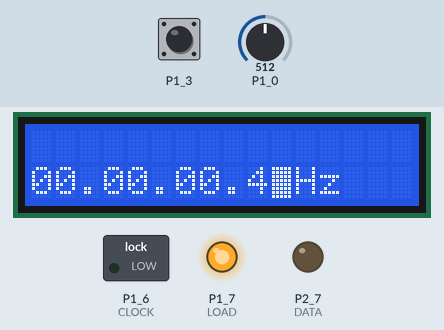
Simulated run of this sketch. Board: TI MSP430 LaunchPad. On the bench: 16×2 character LCD, switched loads named in the sketch (green lamp = pin HIGH), output pins drawn as LEDs (lit = HIGH). The inputs (shaded band) are chosen by the test bench; at power-on: P1_3 HIGH, P1_0 = 512. Pins used as bus, display or sensor lines are not drawn; what the sketch prints to the serial monitor is not drawn.

Above: at 1.6 s.
1.7 s: P1_3 pulled LOW for 0.15 s
At 3.0 s:
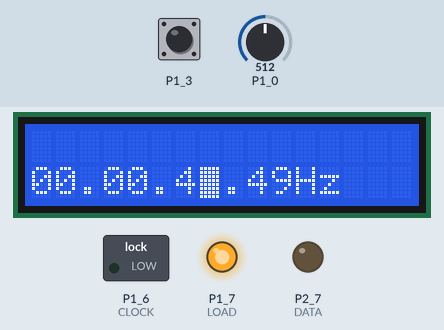
4.8 s: P1_0 set to 716
At 5.5 s:
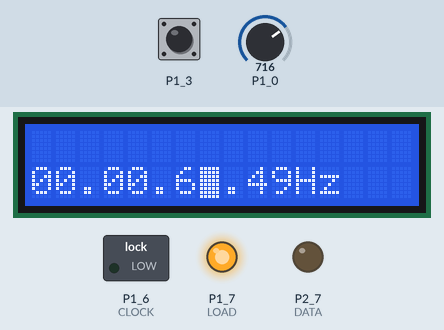
6.3 s: P1_3 pulled LOW for 1 s
At 7.3 s:
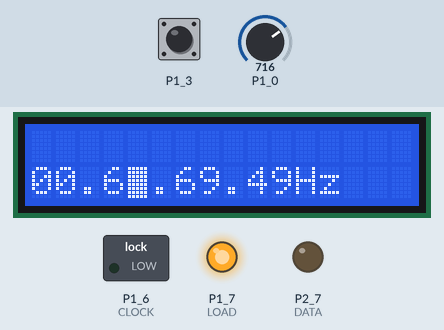
8.8 s: P1_0 set to 900
10.3 s: P1_0 set to 1023
At 11.0 s:
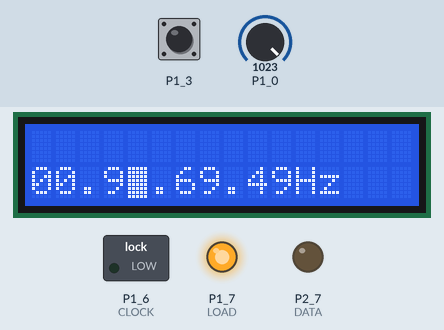
Timing chart, 0 to 12.8 s (numbered marks = the images above; inputs shaded):
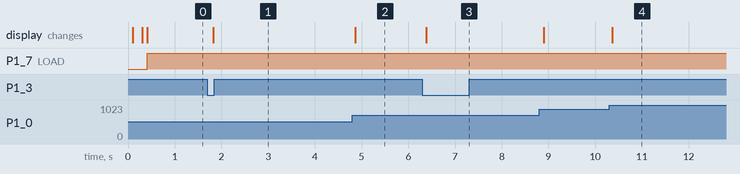

The sketch:

dss_with_energia_V3.ino
```cpp
//AD9850 DDS test
/*
 Hitachi HD44780
 The circuit:
 =================================
 LCD pin              Connect to
 ---------------------------------
 01 - GND             GND, pot
 02 - VCC             +5V, pot
 03 - Contrast        Pot wiper
 04 - RS              Pin8 (P2.0)
 05 - R/W             GND
 06 - EN              Pin9 (P2.1)uint16_t
 07 - DB0             GND
 08 - DB1             GND
 09 - DB2             GND
 10 - DB3             GND
 11 - DB4             Pin10 (P2.2)
 12 - DB5             Pin11 (P2.3)
 13 - DB6             Pin12 (P2.4)
 14 - DB7             Pin13 (P2.5)
 15 - BL+             +5V
 16 - BL-             GND
 =================================

*/
#include <stdint.h>
#include <LiquidCrystal.h>
LiquidCrystal lcd(P2_0, P2_1, P2_2, P2_3, P2_4, P2_5);

uint16_t button_press_flag=0;

uint16_t elso_negyed=0;
uint16_t masodik_negyed=0;
uint16_t harmadik_negyed=0;
uint16_t negyedik_negyed=0;


#define DDS_CLOCK 125000000

#define  CLOCK  14//8  //pin connections for DDS
#define  LOAD   15//9
#define  DATA   18//10
#define  RESET  19//11

uint16_t button_register=0;

void setup()
{
  pinMode (DATA,  OUTPUT);
  pinMode (CLOCK, OUTPUT);
  pinMode (LOAD,  OUTPUT);
  pinMode (RESET, OUTPUT);
  AD9850_init();
  AD9850_reset();
  lcd.begin(16, 2);
  lcd.print("Hail Hidra!");
  delay(200);
  Serial.begin(9600);
  pinMode(PUSH2, INPUT_PULLUP);
  attachInterrupt(PUSH2, button_press, FALLING);
  lcd.blink();
  lcd.cursor();
    delay(100);


}

void loop()
{

  if (button_press_flag){
 button_handler();
 button_press_flag=0;
    }
uint16_t setfx= analogRead(A0);
setfx=  map(setfx,0,1023,0,99);
calculate_freqy(button_register, setfx);

print_lcd();

  SetFrequency((elso_negyed * 1000000) + (masodik_negyed * 10000) + (harmadik_negyed * 100) + negyedik_negyed);

delay(100);

}

void SetFrequency(unsigned long frequency)
{
  unsigned long tuning_word = (frequency * pow(2, 32)) / DDS_CLOCK;
  digitalWrite (LOAD, LOW);

  shiftOut(DATA, CLOCK, LSBFIRST, tuning_word);
  shiftOut(DATA, CLOCK, LSBFIRST, tuning_word >> 8);
  shiftOut(DATA, CLOCK, LSBFIRST, tuning_word >> 16);
  shiftOut(DATA, CLOCK, LSBFIRST, tuning_word >> 24);
  shiftOut(DATA, CLOCK, LSBFIRST, 0x0);
  digitalWrite (LOAD, HIGH);
}

void AD9850_init()
{

  digitalWrite(RESET, LOW);
  digitalWrite(CLOCK, LOW);
  digitalWrite(LOAD, LOW);
  digitalWrite(DATA, LOW);
}

void AD9850_reset()
{
  //reset sequence is:
  // CLOCK & LOAD = LOW
  //  Pulse RESET high for a few 5uS (use 5 uS here)
  //  Pulse CLOCK high for a few 5uS (use 5 uS here)
  //  Set DATA to ZERO and pulse LOAD for a few 5uS (use 5 uS here)

  // data sheet diagrams show only RESET and CLOCK being used to reset the device, but I see no output unless I also
  // toggle the LOAD line here.

  digitalWrite(CLOCK, LOW);
  digitalWrite(LOAD, LOW);

  digitalWrite(RESET, LOW);
  delay(5);
  digitalWrite(RESET, HIGH);  //pulse RESET
  delay(5);
  digitalWrite(RESET, LOW);
  delay(5);

  digitalWrite(CLOCK, LOW);
  delay(5);
  digitalWrite(CLOCK, HIGH);  //pulse CLOCK
  delay(5);
  digitalWrite(CLOCK, LOW);
  delay(5);
  digitalWrite(DATA, LOW);    //make sure DATA pin is LOW

    digitalWrite(LOAD, LOW);
  delay(5);
  digitalWrite(LOAD, HIGH);  //pulse LOAD
  delay(5);
  digitalWrite(LOAD, LOW);
  // Chip is RESET now
}


void print_lcd(){

lcd.clear();
lcd.setCursor(0, 1);
if(elso_negyed<10)lcd.print("0");
lcd.print(elso_negyed);
lcd.print(".");
if(masodik_negyed<10)lcd.print("0");
lcd.print(masodik_negyed);
lcd.print(".");
if(harmadik_negyed<10)lcd.print("0");
lcd.print(harmadik_negyed);
lcd.print(".");
if(negyedik_negyed<10)lcd.print("0");
lcd.print(negyedik_negyed);

lcd.print("Hz");
if (button_register==0)lcd.setCursor(10, 1);
if (button_register==1)lcd.setCursor(7, 1);
if (button_register==2)lcd.setCursor(4, 1);
if (button_register==3)lcd.setCursor(1, 1);
}

uint16_t calculate_freqy(uint16_t helyiertek, uint16_t potimap){

//long freqy_buffer=0;
//frekvencia=99887766;
  Serial.println("-----------------------");
    Serial.println(potimap);

//freqy_buffer=frekvencia;
//uint16_t  felso = frekvencia / 10000;
//  uint16_t also = frekvencia % 10000;
 /*
  elso_negyed= felso / 100;
  masodik_negyed = felso % 100;

  harmadik_negyed= also / 100;
  negyedik_negyed = also % 100;
*/
  Serial.println(elso_negyed);
  Serial.println(masodik_negyed);
  Serial.println(harmadik_negyed);
  Serial.println(negyedik_negyed);
Serial.print(button_register);
if (helyiertek==0)negyedik_negyed = potimap;
if (helyiertek==1)harmadik_negyed = potimap;
if (helyiertek==2)masodik_negyed = potimap;
if (helyiertek==3)elso_negyed = potimap;

//frekvencia= ((elso_negyed * 1000000) + (masodik_negyed * 10000) + (harmadik_negyed * 100) + negyedik_negyed);

return 0;

}


void button_press(){
  button_press_flag=1;
}


void button_handler(){
if (button_register==3){
  button_register=0;
  }
else {
  button_register++;
}
delay(50);
}
```

Measured:
- after the input at 1.7 s, the display: changes after 0.12 s (image 1)
- after the input at 4.8 s, the display: changes after 0.06 s (image 2)
- after the input at 6.3 s, the display: changes after 0.08 s (image 3)
- after the input at 10.3 s, the display: changes after 0.06 s (image 4)
